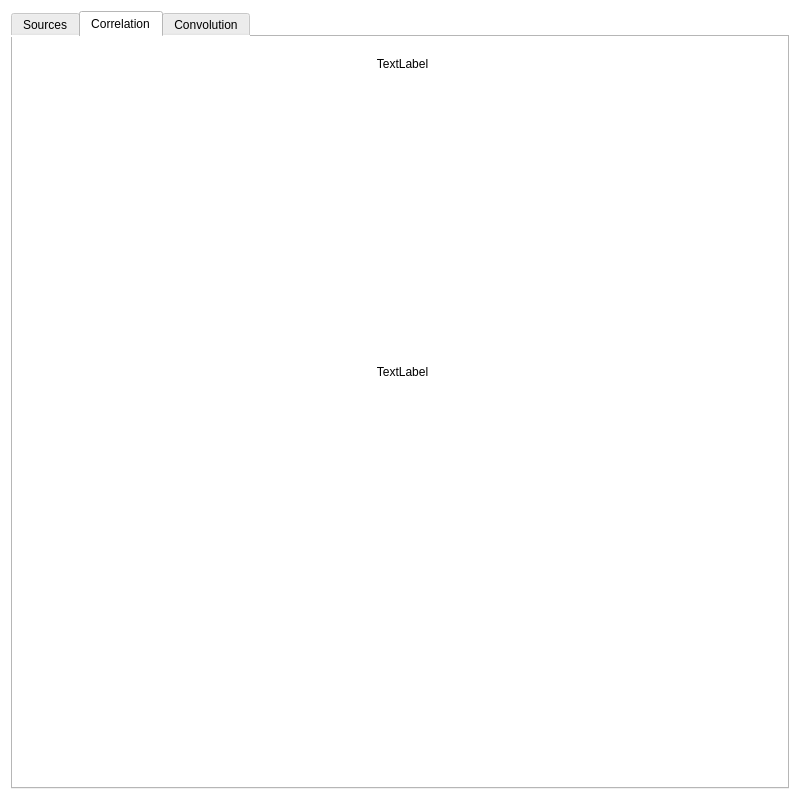
<?xml version="1.0" encoding="UTF-8"?>
<ui version="4.0">
 <class>MainWindow</class>
 <widget class="QMainWindow" name="MainWindow">
  <property name="geometry">
   <rect>
    <x>0</x>
    <y>0</y>
    <width>800</width>
    <height>800</height>
   </rect>
  </property>
  <property name="minimumSize">
   <size>
    <width>800</width>
    <height>600</height>
   </size>
  </property>
  <property name="windowTitle">
   <string>Свертка и корреляция</string>
  </property>
  <property name="autoFillBackground">
   <bool>false</bool>
  </property>
  <widget class="QWidget" name="centralWidget">
   <property name="layoutDirection">
    <enum>Qt::LeftToRight</enum>
   </property>
   <property name="autoFillBackground">
    <bool>false</bool>
   </property>
   <property name="styleSheet">
    <string notr="true">background-color:white;</string>
   </property>
   <layout class="QGridLayout" name="gridLayout">
    <item row="0" column="0">
     <widget class="QTabWidget" name="TabWidget">
      <property name="currentIndex">
       <number>1</number>
      </property>
      <widget class="QWidget" name="SourcesTab" native="true">
       <attribute name="title">
        <string>Sources</string>
       </attribute>
       <layout class="QVBoxLayout" name="verticalLayout">
        <item>
         <widget class="QCustomPlot" name="sourceX" native="true">
          <property name="sizePolicy">
           <sizepolicy hsizetype="Expanding" vsizetype="Expanding">
            <horstretch>0</horstretch>
            <verstretch>0</verstretch>
           </sizepolicy>
          </property>
          <property name="minimumSize">
           <size>
            <width>0</width>
            <height>0</height>
           </size>
          </property>
         </widget>
        </item>
        <item>
         <widget class="QCustomPlot" name="sourceY" native="true">
          <property name="sizePolicy">
           <sizepolicy hsizetype="Expanding" vsizetype="Expanding">
            <horstretch>0</horstretch>
            <verstretch>0</verstretch>
           </sizepolicy>
          </property>
         </widget>
        </item>
       </layout>
      </widget>
      <widget class="QWidget" name="CorrelationTab">
       <attribute name="title">
        <string>Correlation</string>
       </attribute>
       <widget class="QWidget" name="verticalLayoutWidget">
        <property name="geometry">
         <rect>
          <x>9</x>
          <y>9</y>
          <width>761</width>
          <height>631</height>
         </rect>
        </property>
        <layout class="QVBoxLayout" name="verticalLayout_2">
         <item>
          <widget class="QLabel" name="correlationLabel">
           <property name="text">
            <string>TextLabel</string>
           </property>
           <property name="alignment">
            <set>Qt::AlignCenter</set>
           </property>
          </widget>
         </item>
         <item>
          <widget class="QCustomPlot" name="correlationZ" native="true">
           <property name="sizePolicy">
            <sizepolicy hsizetype="MinimumExpanding" vsizetype="MinimumExpanding">
             <horstretch>0</horstretch>
             <verstretch>0</verstretch>
            </sizepolicy>
           </property>
          </widget>
         </item>
         <item>
          <widget class="QLabel" name="correlationFLabel">
           <property name="text">
            <string>TextLabel</string>
           </property>
           <property name="alignment">
            <set>Qt::AlignCenter</set>
           </property>
          </widget>
         </item>
         <item>
          <widget class="QCustomPlot" name="correlationZF" native="true">
           <property name="sizePolicy">
            <sizepolicy hsizetype="MinimumExpanding" vsizetype="MinimumExpanding">
             <horstretch>0</horstretch>
             <verstretch>0</verstretch>
            </sizepolicy>
           </property>
          </widget>
         </item>
        </layout>
       </widget>
      </widget>
      <widget class="QWidget" name="ConvolutionTab">
       <attribute name="title">
        <string>Convolution</string>
       </attribute>
       <widget class="QWidget" name="verticalLayoutWidget_2">
        <property name="geometry">
         <rect>
          <x>9</x>
          <y>9</y>
          <width>761</width>
          <height>631</height>
         </rect>
        </property>
        <layout class="QVBoxLayout" name="verticalLayout_3">
         <item>
          <widget class="QLabel" name="convolutionLabel">
           <property name="text">
            <string>TextLabel</string>
           </property>
           <property name="alignment">
            <set>Qt::AlignCenter</set>
           </property>
          </widget>
         </item>
         <item>
          <widget class="QCustomPlot" name="convolutionZ" native="true">
           <property name="sizePolicy">
            <sizepolicy hsizetype="Expanding" vsizetype="Expanding">
             <horstretch>0</horstretch>
             <verstretch>0</verstretch>
            </sizepolicy>
           </property>
          </widget>
         </item>
         <item>
          <widget class="QLabel" name="convolutionFLabel">
           <property name="text">
            <string>TextLabel</string>
           </property>
           <property name="alignment">
            <set>Qt::AlignCenter</set>
           </property>
          </widget>
         </item>
         <item>
          <widget class="QCustomPlot" name="convolutionZF" native="true">
           <property name="sizePolicy">
            <sizepolicy hsizetype="Expanding" vsizetype="Expanding">
             <horstretch>0</horstretch>
             <verstretch>0</verstretch>
            </sizepolicy>
           </property>
          </widget>
         </item>
        </layout>
       </widget>
      </widget>
     </widget>
    </item>
   </layout>
  </widget>
 </widget>
 <layoutdefault spacing="6" margin="11"/>
 <customwidgets>
  <customwidget>
   <class>QCustomPlot</class>
   <extends>QWidget</extends>
   <header>QCustomPlot.h</header>
   <container>1</container>
  </customwidget>
 </customwidgets>
 <resources/>
 <connections/>
</ui>
